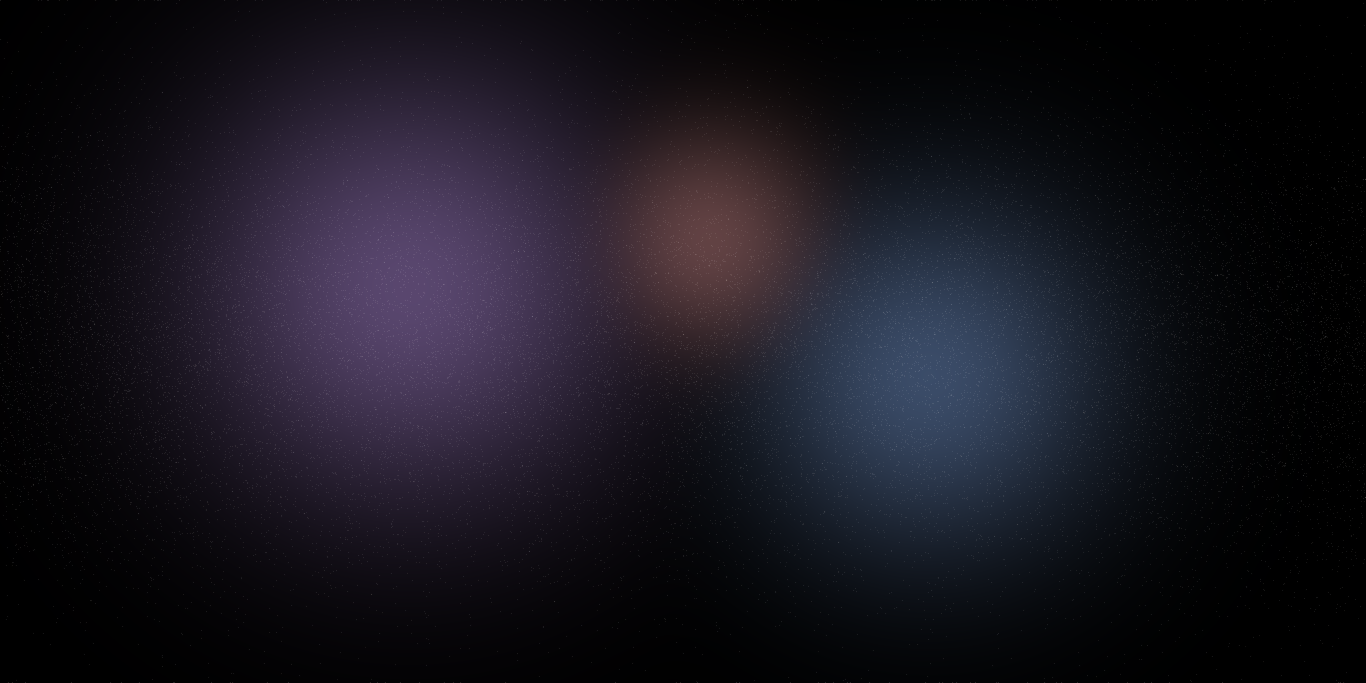
#> input picture contrib/opus/enginetest/starfield_4k.png, 4096 x 2048 px (shown at 1/3 size)
$ python options_sheet.py ../enginetest/starfield_4k.png ../enginetest/starfield_4k.png ../enginetest/starfield_4k.png ../enginetest/starfield_4k.png
#> lines starting #> are read from the running program, lines starting #| are printed output that depends on the picture; after the words box and inside, x2 and y2 are one past the last pixel; in counts of white or black regions, pixels touching at a corner belong together
# Issue 1373: the Glasswright craft options sheet for Ryan (one picture, code names on it, no taller than 720 px).
#   python options_sheet.py RENDERS BEFORE.png OUT.jpg REV
import sys
import textwrap
from pathlib import Path

from PIL import Image, ImageDraw, ImageFont

src, before, out, rev = Path(sys.argv[1]), sys.argv[2], sys.argv[3], sys.argv[4]
W, H = 1280, 720
sheet = Image.new('RGB', (W, H), (11, 14, 20))
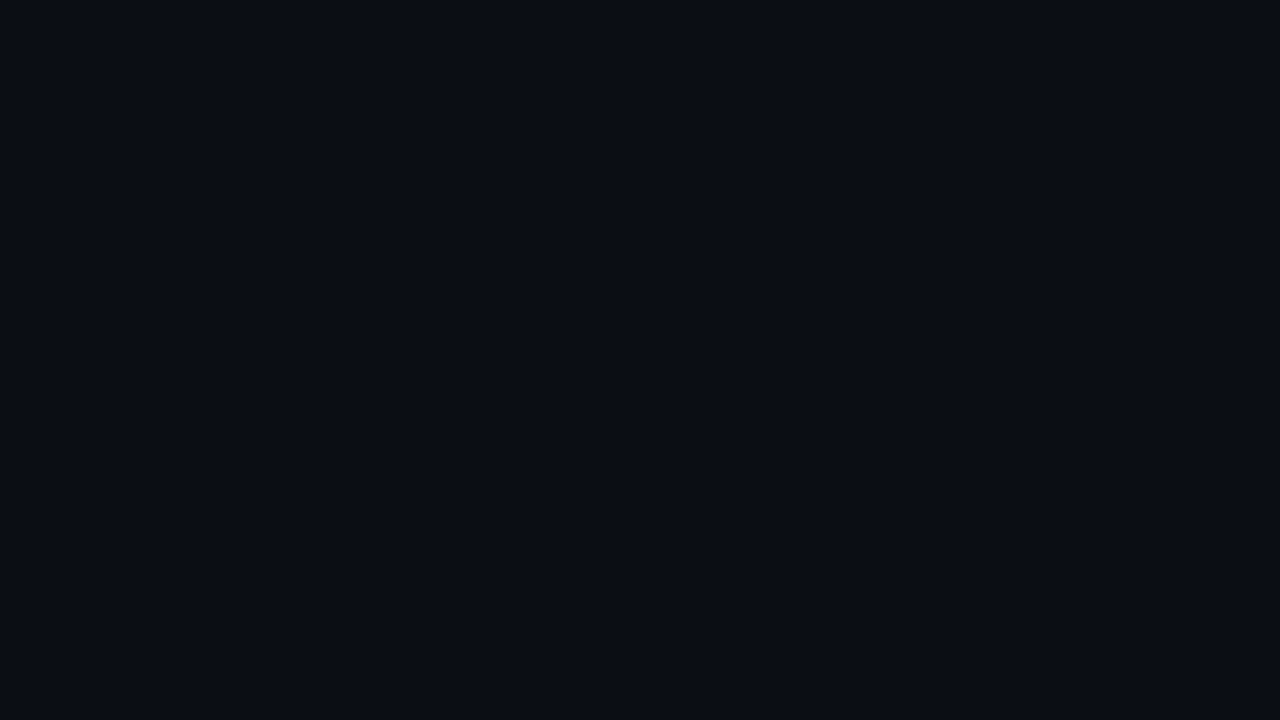
#> sheet: PIL image 1280x720 RGB; mean R, G, B 11, 14, 20
d = ImageDraw.Draw(sheet)


def font(size, bold=False):
#> called with size = 26, bold = True
    for name in ('DejaVuSans-Bold.ttf' if bold else 'DejaVuSans.ttf',):
        for root in ('/usr/share/fonts/truetype/dejavu/', ''):
            try:
                return ImageFont.truetype(root + name, size)
            except OSError:
                pass
    return ImageFont.load_default()


def crop(im):
    """trim the empty sky around the craft"""
    g = im.convert('L').point(lambda v: 255 if v > 24 else 0)
    box = g.getbbox() or (0, 0) + im.size
    pad = 24
    return im.crop((max(0, box[0] - pad), max(0, box[1] - pad), min(im.width, box[2] + pad), min(im.height, box[3] + pad)))


def fit(im, w, h):
    im = crop(im)
    k = min(w / im.width, h / im.height)
    return im.resize((max(1, int(im.width * k)), max(1, int(im.height * k))), Image.LANCZOS)


d.text((20, 12), 'Glasswright strike craft: three options from the Glasswright kit', fill=(235, 238, 245), font=font(26, True))
d.text((20, 46), f'Issue 1373 (R362) | rev {rev} | stage: BLOCKOUT + PAINT PREVIEW (cloud Blender, kit materials), not in game yet',
       fill=(160, 170, 185), font=font(15))
cols = [('NOW IN GAME', 'code-built craft (boxes and blades)', None),
        ('GF1  The Needle', 'slim spindle, six ribbons twist to one point, three stern stones', 'GF1'),
        ('GF2  The Twin Lance', 'short core, two pearl lances forward (the Ark in small)', 'GF2'),
        ('GF3  The Bud', 'plump seed closed by broad petals, one big bow lens', 'GF3')]
cw = (W - 20) // 4
for i, (title, note, code) in enumerate(cols):
    x = 10 + i * cw
    d.rectangle((x + 4, 80, x + cw - 4, H - 40), outline=(40, 48, 60))
    d.text((x + 14, 90), title, fill=(255, 214, 150) if code else (200, 200, 210), font=font(18, True))
    for k, line in enumerate(textwrap.wrap(note, 34)):
        d.text((x + 14, 116 + 18 * k), line, fill=(170, 178, 190), font=font(13))
    big = Image.open(before) if code is None else Image.open(src / f'{code}_threequarter.png')
#> big is the input picture: PIL image 4096x2048 RGB; mean R, G, B 23.1, 20.9, 29.8
    im = fit(big.convert('RGB'), cw - 28, 250)
#> in crop, `g = im.convert('L').point(lambda v: 255 if v > 24 else 0)`:
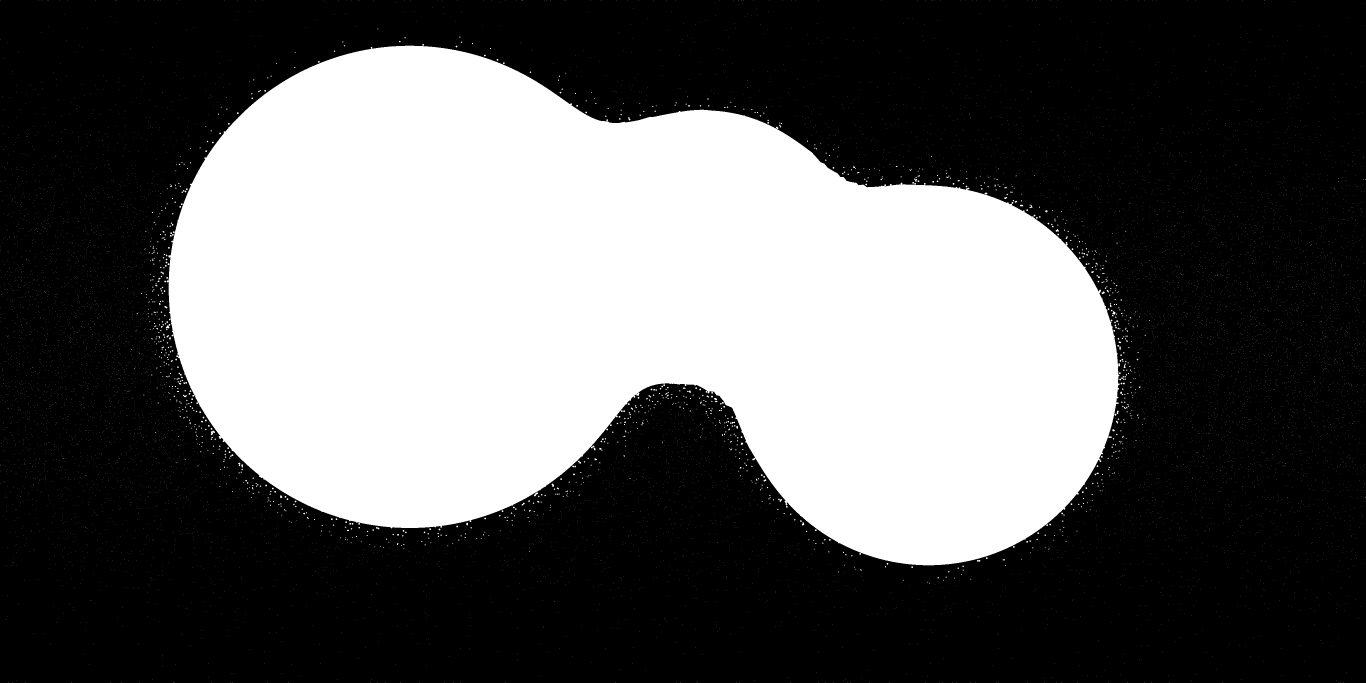
#> g: PIL image 4096x2048 L (shown at 1/3 size); 36.5% white; 11125 white regions (10894 under 20 px), largest, box (x1, y1, x2, y2) and area: (500, 137, 3359, 1696) 3039456, (632, 1292, 645, 1306) 91, (1602, 1477, 1614, 1489) 66
#> in crop, `box = g.getbbox() or (0, 0) + im.size`: box = (0, 0, 4096, 2048)
#> in fit, `return im.resize((max(1, int(im.width * k)), max(1, int(im.height * k)..`:
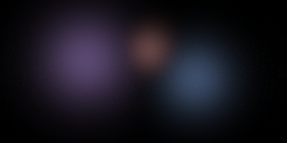
#> returned value: PIL image 287x143 RGB; mean R, G, B 23.1, 20.9, 29.8
    sheet.paste(im, (x + (cw - im.width) // 2, 180))
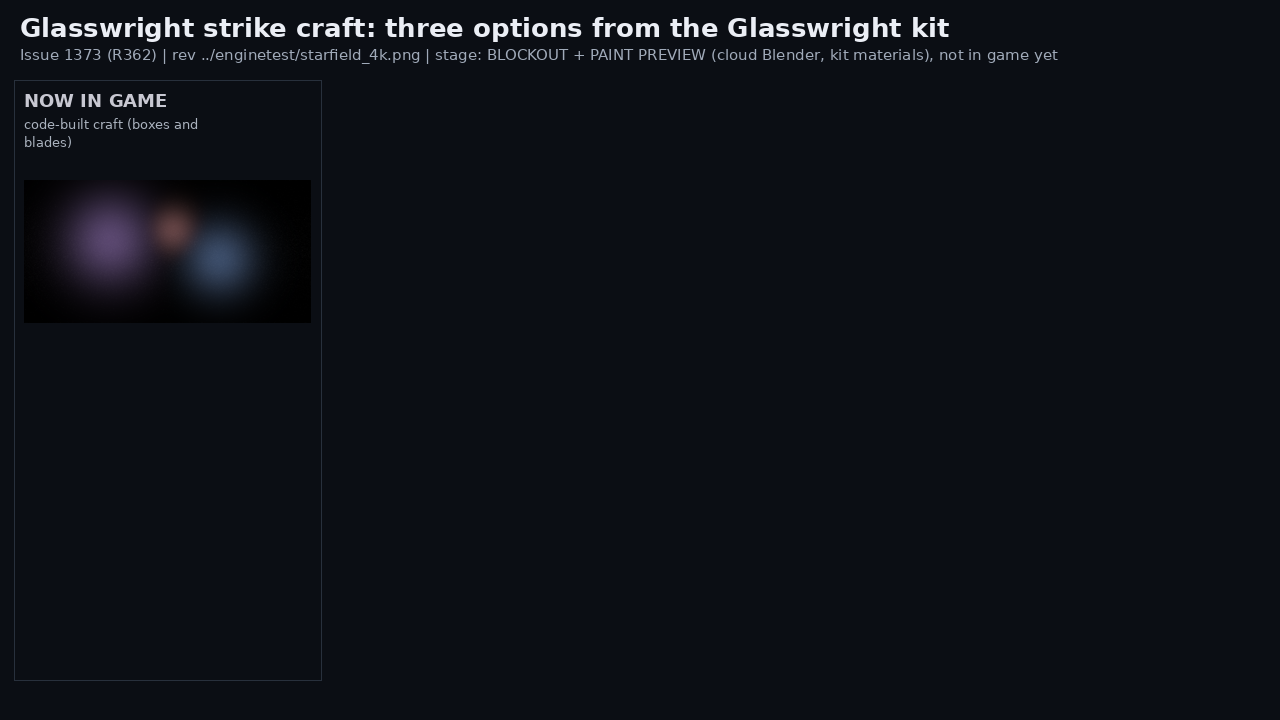
#> sheet: PIL image 1280x720 RGB; mean R, G, B 14.1, 16.9, 23.1
    if code:
        for j, view in enumerate(('top', 'side')):
            v = fit(Image.open(src / f'{code}_{view}.png').convert('RGB'), cw - 28, 95)
            sheet.paste(v, (x + (cw - v.width) // 2, 450 + j * 105))
    # how it reads at the battle camera: the same picture at about the size a craft takes on screen at c170
    tiny = fit(big.convert('RGB'), 48, 30)
    d.text((x + 14, H - 70), 'battle size:', fill=(140, 150, 165), font=font(12))
    sheet.paste(tiny, (x + 100, H - 78))
#> (the run stopped early here; a loop or call above may not have finished)
